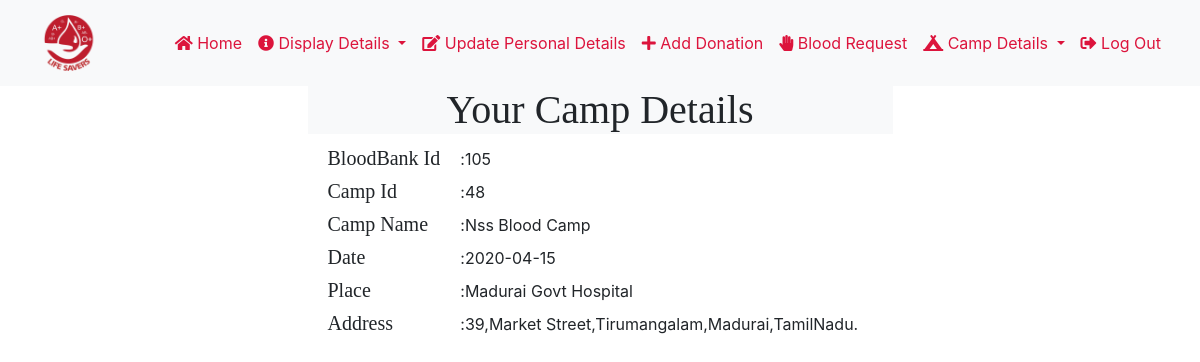
The page /Bloodbank/displaycamp.php?id=48 (signed in) on the database its author committed.
### tables this page shows
CREATE TABLE `camp_detail` (
  `camp_id` int(11) NOT NULL,
  `cname` varchar(50) DEFAULT NULL,
  `date_of_organization` date DEFAULT NULL,
  `bid` int(11) DEFAULT NULL,
  `place_of_organization` varchar(70) DEFAULT NULL,
  `doorno` varchar(10) DEFAULT NULL,
  `streetname` varchar(50) DEFAULT NULL,
  `district` varchar(50) DEFAULT NULL,
  `state` varchar(50) DEFAULT NULL,
  `city` varchar(50) DEFAULT NULL
);

### Bloodbank/displaycamp.php (the view, shortened to what this page needs)
<?php
	$camp_id=$_GET["id"];
	include 'layout/header.php';
	include 'layout/navbar.php';
?>
	<div class="row">
		<div class="col-sm-3">
		</div>
		<div class="col-sm-6 well">
					<center><h1 class="bg-light" style="float:center;font-family:Times New Roman Matura MT Script Capitals">Your Camp Details</h1></center>
         <center><form method="POST" action="">
		 <?php
			$query="select * from camp_detail where camp_id=$camp_id";
			$res=mysqli_query($link,$query);
			$result=mysqli_fetch_array($res);
		 ?>
            <table style="" class="table-responsive">
				<tr>
					<td style="font-family:Times New Roman;font-size:20px; padding:5px 20px;" >BloodBank Id</td>
					<td> : </td>
					<td><?= $result['bid']; ?></td>
				</tr>
				<tr>
                <td style="font-family:Times New Roman;font-size:20px; padding:5px 20px;" >Camp Id</td>
                <td> : </td>
						<td><?= $result['camp_id']; ?></td>
              </tr>
              <tr>
                <td style="font-family:Times New RomanTimes New Roman;font-size:20px; padding:5px 20px;" >Camp Name</td>
                <td> : </td>
						<td><?= $result['cname']; ?></td>
              </tr>
			  <tr>
                <td style="font-family:Times New RomanTimes New Roman;font-size:20px; padding:5px 20px;" >Date</td>
                <td> : </td>
						<td><?= $result['date_of_organization']; ?></td>
              </tr>
			  <tr>
                <td style="font-family:Times New RomanTimes New Roman;font-size:20px; padding:5px 20px;" >Place</td>
                <td> : </td>
						<td><?= $result['place_of_organization']; ?></td>
              </tr>
            <tr>
              <td style="font-family:Times New Roman ;font-size:20px;padding:5px 20px;">Address</td>
              <td> : </td>
              <td><?= $result['doorno']; ?>,<?= $result['streetname']; ?>,<?= $result['city']; ?>,<?= $result['district']; ?>,<?= $result['state']; ?>.</td>
            </tr>
        </table>
      </form>
      </center>
		</div>
		<div class="col-sm-3">
		</div>
	</div>
</body>
</html>

### Bloodbank/css/style.css (style rules this page uses)
* { margin:0; padding:0; }

### rows shown on the page
camp_detail: bid "105", camp_id "48", cname "Nss Blood Camp", date_of_organization "2020-04-15", place_of_organization "Madurai Govt Hospital", doorno "39", streetname "Market Street", city "Tirumangalam", district "Madurai", state "TamilNadu"
